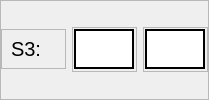
                      <widget class="QFrame" name="frame_133">
                       <property name="minimumSize">
                        <size>
                         <width>0</width>
                         <height>42</height>
                        </size>
                       </property>
                       <property name="frameShape">
                        <enum>QFrame::StyledPanel</enum>
                       </property>
                       <property name="frameShadow">
                        <enum>QFrame::Raised</enum>
                       </property>
                       <layout class="QGridLayout" name="gridLayout_138">
                        <property name="leftMargin">
                         <number>0</number>
                        </property>
                        <property name="topMargin">
                         <number>0</number>
                        </property>
                        <property name="rightMargin">
                         <number>0</number>
                        </property>
                        <property name="bottomMargin">
                         <number>0</number>
                        </property>
                        <item row="0" column="0">
                         <widget class="QFrame" name="frame_134">
                          <property name="minimumSize">
                           <size>
                            <width>65</width>
                            <height>40</height>
                           </size>
                          </property>
                          <property name="maximumSize">
                           <size>
                            <width>65</width>
                            <height>40</height>
                           </size>
                          </property>
                          <property name="frameShape">
                           <enum>QFrame::StyledPanel</enum>
                          </property>
                          <property name="frameShadow">
                           <enum>QFrame::Raised</enum>
                          </property>
                          <layout class="QGridLayout" name="gridLayout_139">
                           <property name="topMargin">
                            <number>1</number>
                           </property>
                           <property name="bottomMargin">
                            <number>1</number>
                           </property>
                           <item row="0" column="0">
                            <widget class="QLabel" name="label_117">
                             <property name="maximumSize">
                              <size>
                               <width>16777215</width>
                               <height>20</height>
                              </size>
                             </property>
                             <property name="styleSheet">
                              <string notr="true">QLabel{
qproperty-alignment: AlignCenter;
font-size: 20px;
border: none;
}</string>
                             </property>
                             <property name="text">
                              <string>S3:</string>
                             </property>
                            </widget>
                           </item>
                          </layout>
                         </widget>
                        </item>
                        <item row="0" column="1">
                         <widget class="QFrame" name="frame_135">
                          <property name="minimumSize">
                           <size>
                            <width>65</width>
                            <height>45</height>
                           </size>
                          </property>
                          <property name="maximumSize">
                           <size>
                            <width>65</width>
                            <height>45</height>
                           </size>
                          </property>
                          <property name="frameShape">
                           <enum>QFrame::StyledPanel</enum>
                          </property>
                          <property name="frameShadow">
                           <enum>QFrame::Raised</enum>
                          </property>
                          <layout class="QGridLayout" name="gridLayout_140">
                           <property name="leftMargin">
                            <number>1</number>
                           </property>
                           <property name="topMargin">
                            <number>1</number>
                           </property>
                           <property name="bottomMargin">
                            <number>1</number>
                           </property>
                           <item row="0" column="0">
                            <widget class="QLineEdit" name="leXS3">
                             <property name="minimumSize">
                              <size>
                               <width>60</width>
                               <height>40</height>
                              </size>
                             </property>
                             <property name="maximumSize">
                              <size>
                               <width>60</width>
                               <height>40</height>
                              </size>
                             </property>
                             <property name="styleSheet">
                              <string notr="true">QLineEdit{
background-color: white;
border: 2px solid black;
font-color: black;
qproperty-alignment: AlignCenter;
font-size: 15px;
}</string>
                             </property>
                             <property name="text">
                              <string/>
                             </property>
                            </widget>
                           </item>
                          </layout>
                         </widget>
                        </item>
                        <item row="0" column="2">
                         <widget class="QFrame" name="frame_136">
                          <property name="minimumSize">
                           <size>
                            <width>65</width>
                            <height>45</height>
                           </size>
                          </property>
                          <property name="maximumSize">
                           <size>
                            <width>65</width>
                            <height>45</height>
                           </size>
                          </property>
                          <property name="frameShape">
                           <enum>QFrame::StyledPanel</enum>
                          </property>
                          <property name="frameShadow">
                           <enum>QFrame::Raised</enum>
                          </property>
                          <layout class="QGridLayout" name="gridLayout_141">
                           <property name="leftMargin">
                            <number>1</number>
                           </property>
                           <property name="topMargin">
                            <number>1</number>
                           </property>
                           <item row="0" column="0">
                            <widget class="QLineEdit" name="leYS3">
                             <property name="minimumSize">
                              <size>
                               <width>60</width>
                               <height>40</height>
                              </size>
                             </property>
                             <property name="maximumSize">
                              <size>
                               <width>60</width>
                               <height>40</height>
                              </size>
                             </property>
                             <property name="styleSheet">
                              <string notr="true">QLineEdit{
background-color: white;
border: 2px solid black;
font-color: black;
qproperty-alignment: AlignCenter;
font-size: 15px;
}</string>
                             </property>
                             <property name="text">
                              <string/>
                             </property>
                            </widget>
                           </item>
                          </layout>
                         </widget>
                        </item>
                       </layout>
                      </widget>
